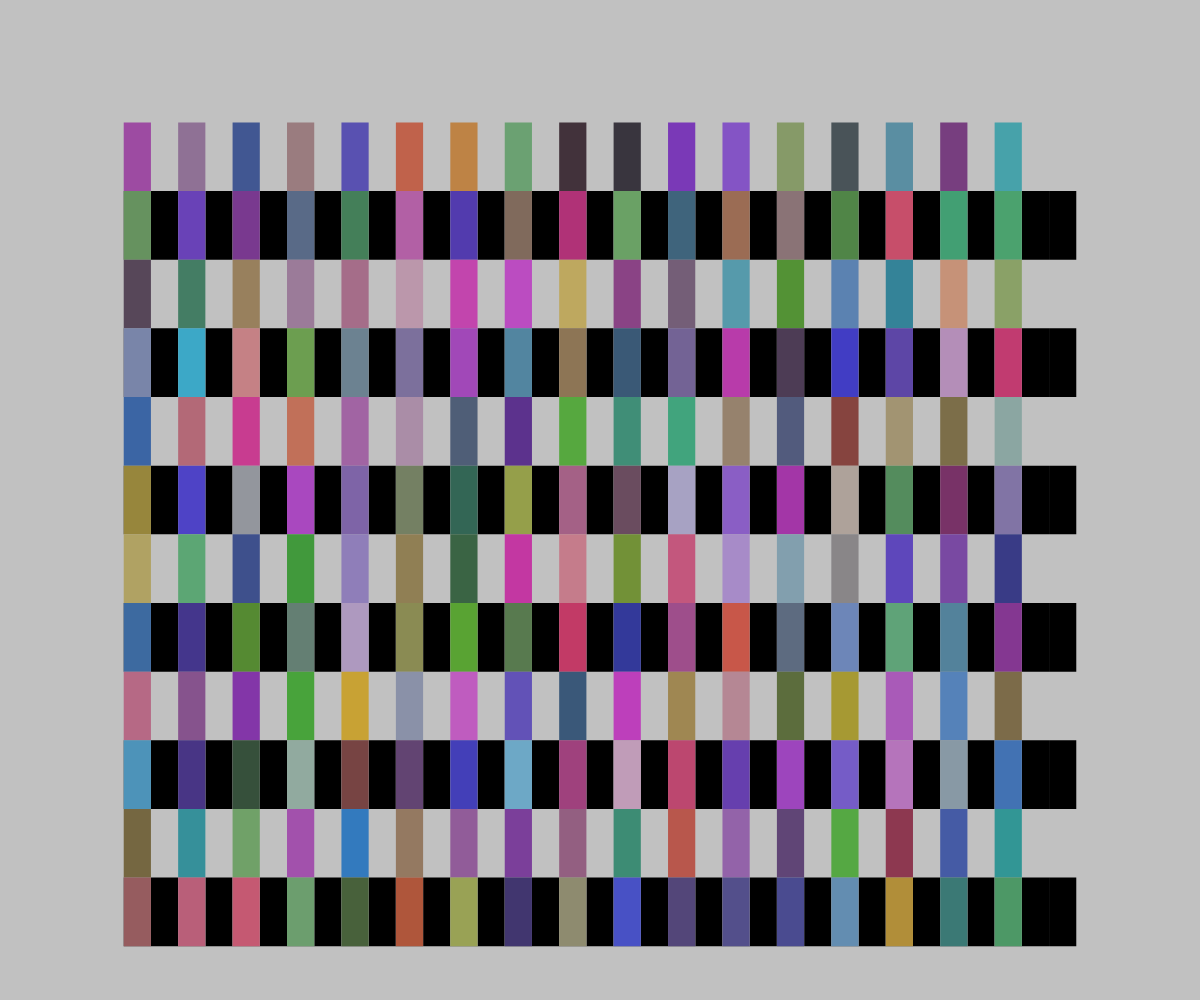
Frame 1 (no input)
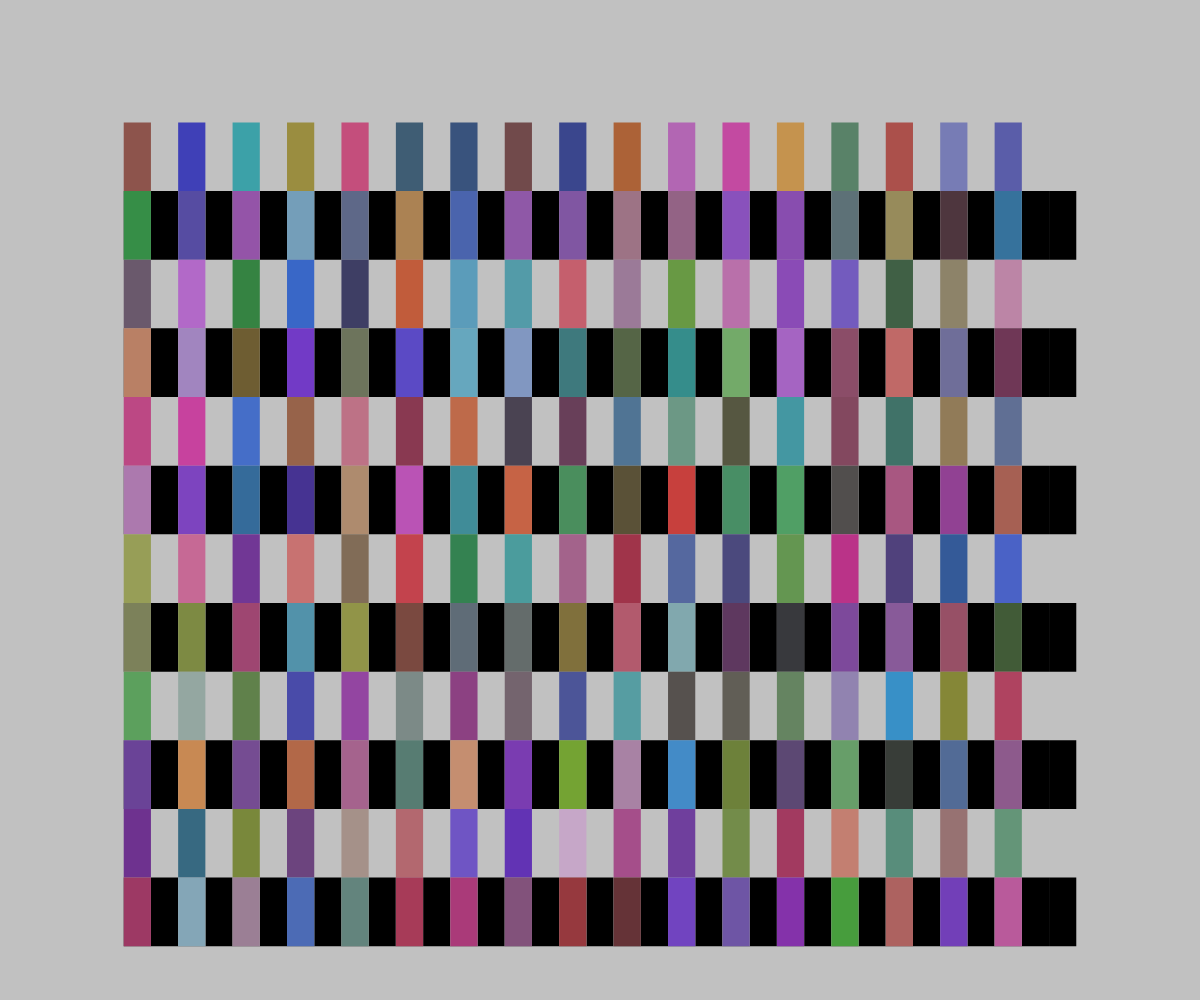
Frame 2 (the mouse pressed at the canvas centre, redrawn once)

The p5.js sketch that drew these frames (run headless with seeded random() and noise() and a simulated clock; the mouse was pressed at the canvas centre and the sketch redrawn once):

// p5.js sketch
// ── sketch.js
function setup() {
  createCanvas(windowWidth, windowHeight);
  noLoop();
}

function draw() {
  noStroke();
  background("#c1c1c1");
  // prima base rettangoli neri
  fill("black");
  // let hRect = (6.9 / 100) * windowHeight;
  // let wRect = (1.5/100)*windowWidth;
  let rowCount = 11;
  let colCount = 35;
  let wRect = (windowWidth - (10.31/100) * windowWidth * 2) / colCount;
  let hRect = (windowHeight - (12.24/100) * windowHeight * 2)/ rowCount;
  let xMargin = (10.31 / 100) * windowWidth;
  let yMargin = (12.24 / 100) * windowHeight;
  noStroke();

  // gap = wRect;
  // rect(100,100,wRect,hRect);

  let indexRow = 1;
  let indexCol = 0;
  for (let y = yMargin; y < windowHeight - yMargin; y += hRect) {
    for (let x = xMargin; x < windowWidth - xMargin; x += wRect) {
    if (indexRow % 2 == 0) {
      fill("black"); 
    } else if ((indexRow % 2 != 0) ){
      noFill();
    }
      rect(x, y, wRect, hRect);
    }
    indexRow++; 
    indexCol++
  }

  for (let x = xMargin; x < windowWidth - xMargin-wRect; x += wRect)  {
    for (let y = yMargin; y < windowHeight - yMargin; y += hRect) {
      
      if((indexCol%2==0)) {
        fill("#c1c1c1");
      } else if ((indexCol%2!=0)){
        noFill();
      } 
      rect(x, y, wRect, hRect);
    }
    indexCol++;
  }


  for (let x = xMargin; x < windowWidth - xMargin-2*wRect; x += wRect)  {
    for (let y = yMargin; y < windowHeight - yMargin; y += hRect) {
      
      if((indexCol%2==0)) {
        fill(random(50, 200), random(50, 170), random(50, 200));
      } else if (indexCol%2!=0){
        noFill();
      } 
      rect(x, y, wRect, hRect);
    }
    indexCol++;
  }



  


}

// ── assigment.js
function setup() {
    createCanvas(windowWidth, windowHeight);
    noLoop();
  }
  
  function fillRandom() {
    if (random(1) < 0.2) {
        fill("#c1c1c1");
    } 
    else if (random(1) < 0.05) {
        fill("black");
    }
    else {
        fill(random(50, 200), random(50, 150), random(50, 180));
    }
  }
  
  function draw() {
    background("#c1c1c1");
    noStroke();
    fill("black");
    
    let paddingX = 150;
    let paddingY = 100;
    let paddedWidth = windowWidth - paddingX * 2;
    let paddedHeight = windowHeight - paddingY * 2;
  
    let rowCount = 11;
    let rowHeight = paddedHeight / rowCount;
    
    let colCount = 35;
    let colWidth = paddedWidth / colCount;
    
    for (let row = 1; row < rowCount; row += 2) {
      rect(paddingX, paddingY + row * rowHeight, paddedWidth, rowHeight);
    }
    
    fill("#c1c1c1");
  
    function simple(col, row) {
      fillRandom();
      rect(paddingX + col * colWidth, paddingY + row * rowHeight, colWidth, rowHeight); 
    }
  
    function double(col, row) {
      fillRandom();
      rect(paddingX + col * colWidth, paddingY + row * rowHeight, colWidth, rowHeight); 
      
      fillRandom();
      
      let doubleStart = random(rowHeight / 3, (rowHeight / 3) * 2);
      let doubleHeight = random(rowHeight / 6, rowHeight / 3);
      rect(paddingX + col * colWidth, paddingY + row * rowHeight + doubleStart, colWidth, doubleHeight); 
    }
    
    function triple(col, row) {
      fillRandom();
      rect(paddingX + col * colWidth, paddingY + row * rowHeight, colWidth, rowHeight); 
      
      fillRandom();
      
      let doubleStart = random(rowHeight / 3, (rowHeight / 3) * 2);
      rect(paddingX + col * colWidth, paddingY + row * rowHeight + doubleStart, colWidth, rowHeight - doubleStart); 
      
      fillRandom();
      
      let tripleStart = random((rowHeight / 3) * 2, rowHeight);
      rect(paddingX + col * colWidth, paddingY + row * rowHeight + tripleStart, colWidth, rowHeight - tripleStart); 
    }
    
    function halfAndHalf(col, row) {
      fillRandom();
      rect(paddingX + col * colWidth + colWidth / 2 - 1, paddingY + row * rowHeight, colWidth / 2, rowHeight);
      fillRandom();
      rect(paddingX + col * colWidth, paddingY + row * rowHeight, colWidth / 2, rowHeight);
    }
    
    function quadSplitFullHeight(col, row) {
      let x = paddingX + col * colWidth;
      let y = paddingY + row * rowHeight;
      
      let splitHeight = 20;
      
      fillRandom();
      rect(paddingX + col * colWidth, paddingY + row * rowHeight, colWidth, rowHeight);
      
      fillRandom();
      
      quad(
        x, y,
        x + colWidth, y + rowHeight - splitHeight,
        x + colWidth, y + rowHeight,
        x, y + splitHeight
      );
    }
  
    function quadSplit(col, row) {
      let x = paddingX + col * colWidth;
      let y = paddingY + row * rowHeight;
      
      let splitHeight = 10;
      let splitStart = (rowHeight - splitHeight) / 2;
      // let splitStart = random(rowHeight / 3, (rowHeight / 3) * 2)
      
      let splitLeft, splitRight;
      if (random(1) < 0.5) {
        splitLeft = splitStart;
        splitRight = splitStart + splitHeight;
      } else {
        splitRight = splitStart;
        splitLeft = splitStart + splitHeight;
      }
      
      fillRandom();
      
      quad(
        x, y,
        x + colWidth, y,
        x + colWidth, y + splitRight,
        x, y + splitLeft
      );
      
      fillRandom();
      
      quad(
        x, y + splitLeft,
        x + colWidth, y + splitRight,
        x + colWidth, y + rowHeight,
        x, y + rowHeight,
      );
    }
    
    for (let col = 1; col < colCount; col += 2) {
      // Ultima colonna e' completamente bianca
      if (col == colCount - 2) {
        fill("#c1c1c1");
        rect(paddingX + col * colWidth, paddingY, colWidth, paddedHeight); 
        break
      }
      
      for (let row = 0; row < rowCount; row += 1) {
        random([
          simple,
          double,
          triple,
          halfAndHalf,
          quadSplit,
          quadSplitFullHeight,
        ])(col, row);
      }
    }
  }
  
// ── frieder_nake.js
// REFERENCE: https://www.tate.org.uk/art/artworks/nake-no-title-p80809
// no title, 1967, Frieder Nake

function setup() {
    createCanvas(windowWidth, windowHeight);
    noLoop();
    // dispongo i vari oggetti rispetto al loro centro
    rectMode(CENTER);
    angleMode(DEGREES);
}

function draw() {
    background("#e8e6e4");
    noStroke();

    let count = 14; // N Righe == N colonne

    // misure opera originale
    let testContentSize = 880;
    let testMarginSize = 260;
    let testStrokeSize = 9;
    // per ottenere le proporzioni indipendenti dal num di px
    // calcolo l'aspect ratio (larghezza / altezza):
    let marginContentRatio = testMarginSize / testContentSize;
    let strokeToContentRatio = testStrokeSize / testContentSize;

    // min(windowWidth, windowHeight) = (contentSize) + (contentSize * marginContentRatio * 2)
    let contentSize = min(windowWidth, windowHeight) / (marginContentRatio * 2 + 1);
    // unitSize = dimensione dell'unità della griglia di 14x14 (quadrato --> dimensione unica)
    let unitSize = contentSize / count;
    let marginX = (windowWidth - contentSize) / 2;
    let marginY = (windowHeight - contentSize) / 2;

    push();
    // rectMode(CENTER);
    // calcolo le coordinate del centro della prima riga e colonna e imposto lì l'origine del disegno
    let centerX = marginX + unitSize / 2;
    let centerY = marginY + unitSize / 2;
    translate(centerX, centerY);


    //  aggiungo l'opoacità direttamente nel codice colore
    let red = color(216, 81, 40, 180);
    let orange = color(217, 125, 19, 190);

    let yellow = color(236, 216, 27, 160);
    let gray = color(178, 178, 178, 150);

    // voglio rendere lo stroke degli elementi proporzionale alla dimensione del contenuto
    let strokeSize = contentSize * strokeToContentRatio;
    strokeWeight(strokeSize);
    noFill();

    for (let row = 0; row < count; row++) {
        for (let col = 0; col < count; col++) {
            // isSquare(col,row): per definire la parte dove disegnare gli elementi 
            if (isSquare(col, row)) {
                // in centro alla figura
                if (row >= -col + 6 && row < -col + 21) {
                    // N rossi (23/54 -> 42.6%) 
                    // N arancioni (17/54 -> 31.5%) 
                    //  N gialli (12/54 -> 22.2%) 
                    //  N grigi (2/54 -> 3.7%)
                    let choice = random();
                    if (choice < 0.426) {
                        stroke(red);
                    } else if (choice < (0.741)) {
                        stroke(orange);
                    } else if (choice < 0.963) {
                        stroke(yellow);
                    } else {
                        stroke(gray);
                    }
                } else {
                    // nei due vertici (in alto dx e in basso sx)
                    // N rossi (15/30 -> 50%)
                    // N arancio (13/30 ->43.3%)
                    //  N giallin (2/30 -> 6.7%)
                    let choice = random();
                    if (choice < 0.50) {
                        stroke(red);
                    } else if (choice < (0.433 + 0.5)) {
                        stroke(orange);
                    } else {
                        stroke(yellow);
                    }
                }
                // drawSquare(col, row, unitSize);
                drawSquare(col, row, unitSize, contentSize, marginX, marginY)
            }
        }
    }

    pop();

    // margini:
    fill("#e8e6e4");
    noStroke();

    rectMode(CORNER);
    rect(0, 0, marginX, windowHeight);
    rect(contentSize + marginX, 0, marginX, windowHeight);
    rect(0, 0, windowWidth, marginY);
    rect(0, conVtentSize + marginY, windowWidth, marginY);
}

// funzione che mi permette di verificare se la posizione degli elementi rientra nelle condizioni dell'opera
function isSquare(col, row) {
    // y = mx + q
    // m = 1:
    // row > col + q
    if (row >= col + 6) {
        // se rientra nella condizione
        // ritorna falso 
        return false;
    }
    if (row <= col - 6) {
        return false;
    }
    if (row >= -col + 6 && row < -col + 22) {
        // fascio di rette parallele pari:
        // row = col + q dove q deve essere pari
        if ((row - col) % 2 == 0) {
            return false;
        }
    }
    return true;
}

// semplice con rect
// function drawSquare(col, row, unitSize) {
//     // calcolo in che posizione sono (i-esima colonna, j-esima riga) 
//     let unitX = col * unitSize;
//     let unitY = row * unitSize;
//     // dimensione randomica dei quadrati
//     let squareSize = random(unitSize * 0.8, unitSize * 0.9);
//     // curvatura angolo del 5% rispetto alla dimensione
//     let radius = squareSize * 0.05;

//     push();

//     //traslo il centro degli oggetti  
//     translate(unitX, unitY);
//     let angle = random(0, 360);
//     rotate(angle);

//     rect(0, 0, squareSize, squareSize, radius);
//     // punto visibile - vertice in alto/dx
//     point(squareSize / 2, squareSize / 2);

//     pop();
// }

function drawSquare(col, row, unitSize, contentSize, marginX, marginY) {
    push();
  
    // vertice in alto a sinistra dell'unita
    let unitX = col * unitSize;
    let unitY = row * unitSize;
    
    let squareSize = random(unitSize * 0.8, unitSize * 0.9);
    // let squareSize = unitSize;
    let unitCenter = unitSize / 2;
  
    //traslo rispetto alla posizione della griglia
    translate(unitX, unitY);
    let angle = random(0, 360);
    rotate(angle);
    translate(-unitCenter, -unitCenter);
    
    
    let halfSize = squareSize / 2;
    let a = unitCenter - halfSize;
    let b = a + squareSize;
    
    let points = [[a, a], [a, b], [b, b], [b, a]];
    for (let i = 0; i < points.length; i++) {
      let start = points[i];
      let end = points[i == points.length - 1 ? 0 : i + 1];
      
      line(start[0], start[1], end[0], end[1]);
    }
    // for (let i = 0; i < points.length; i++) {
    //     let start = points[i];
    //     let end = points[i == points.length - 1 ? 0 : i + 1];
        
    //     if (isInsideMargins(start[0], start[1]) && 
    //         isInsideMargins(end[0], end[1])) {
    //       line(start[0], start[1], end[0], end[1]);
    //     }
    //   }
    pop();
  }

  function isInsideMargins(x, y) {
    if ((x>marginX+contentSize && x<marginX)|(y<marginY && y>marginY+contentSize)){
    }
  }



// ── frieder_nake_update.js
// REFERENCE: https://www.tate.org.uk/art/artworks/nake-no-title-p80809
// no title, 1967, Frieder Nake

function setup() {
    createCanvas(windowWidth, windowHeight);
    noLoop();

    angleMode(DEGREES);
}

let count = 14; // N Righe == N colonne

function draw() {
    noStroke();
    background("#e8e6e4");

    // misure originali
    let testContentSize = 880;
    let testMarginSize = 260;
    let testStrokeSize = 9;
    let marginContentRatio = testMarginSize / testContentSize;
    let strokeToContentRatio = testStrokeSize / testContentSize;

    // min(windowWidth, windowHeight) = (contentSize) + (contentSize * marginContentRatio * 2)
    let contentSize = min(windowWidth, windowHeight) / (marginContentRatio * 2 + 1);
    let unitSize = contentSize / count;
    let marginX = (windowWidth - contentSize) / 2;
    let marginY = (windowHeight - contentSize) / 2;

    let strokeSize = contentSize * strokeToContentRatio;

    push();

    let centerX = marginX + unitSize / 2;
    let centerY = marginY + unitSize / 2;
    translate(centerX, centerY);

    noFill();

    strokeWeight(strokeSize);
  
    let red = color(216, 81, 40, 180);
    let orange = color(217, 125, 19, 190);
    let yellow = color(236, 216, 27, 160);
    let gray = color(178, 178, 178, 150);
    
    for (let row = 0; row < count; row++) {
        for (let col = 0; col < count; col++) {
            // isSquare(col,row): per definire la parte dove disegnare gli elementi 
            if (isSquare(col, row)) {
                // in centro alla figura
                if (row >= -col + 6 && row < -col + 21) {
                    // N rossi (23/54 -> 42.6%) 
                    // N arancioni (17/54 -> 31.5%) 
                    //  N gialli (12/54 -> 22.2%) 
                    //  N grigi (2/54 -> 3.7%)
                    let choice = random();
                    if (choice < 0.426) {
                        stroke(red);
                    } else if (choice < (0.741)) {
                        stroke(orange);
                    } else if (choice < 0.963) {
                        stroke(yellow);
                    } else {
                        stroke(gray);
                    }
                } else {
                    // nei due vertici (in alto dx e in basso sx)
                    // N rossi (15/30 -> 50%)
                    // N arancio (13/30 ->43.3%)
                    //  N giallin (2/30 -> 6.7%)
                    let choice = random();
                    if (choice < 0.50) {
                        stroke(red);
                    } else if (choice < (0.433 + 0.5)) {
                        stroke(orange);
                    } else {
                        stroke(yellow);
                    }
                }
                // drawSquare(col, row, unitSize);
                drawSquare(col, row, unitSize, contentSize, marginX, marginY)
            }
        }
    }

    pop();
  
    // Per i margini:
    // fill("#ff000044");
    // rect(0, 0, marginX, windowHeight);
    // rect(0, 0, windowWidth, marginY);
    // rect(0, windowHeight, windowWidth, -marginY);
    // rect(windowWidth, 0, -marginX, windowHeight);
}

function isSquare(col, row) {
    // y = mx + q
    // row > col + q

    if (row >= col + 6) {
        // Salta la parte dopo e continua il ciclo.
        return false;
    }

    if (row <= col - 6) {
        return false;
    }

    if (row >= -col + 6 && row < -col + 22) {
        // Fascio di rette parallele pari:
        // row = col + q dove q deve essere pari
        if ((row - col) % 2 == 0) {
            return false;
        }
    }

    return true;
}


function drawSquare(col, row, unitSize, color) {
    let unitX = col * unitSize;
    let unitY = row * unitSize;

    let squareSize = random(unitSize * 0.8, unitSize * 0.9);
    let radius = squareSize * 0.05;
  
    let unitCenter = unitSize / 2;

    push();
  
    translate(unitX, unitY);
    
    let halfSize = squareSize / 2;
    let a = -halfSize;
    let b = a + squareSize;
  
    let angle = random(0, 360);
  
    let points = [[a, a], [a, b], [b, b], [b, a]];
    for (let i = 0; i < points.length; i++) {
      let start = points[i];
      let end = points[i == points.length - 1 ? 0 : i + 1];
      
      let x1 = start[0] * cos(angle) - start[1] * sin(angle);
      let y1 = start[0] * sin(angle) + start[1] * cos(angle);
      let x2 = end[0] * cos(angle) - end[1] * sin(angle);
      let y2 = end[0] * sin(angle) + end[1] * cos(angle);
      
      // Se x1 è fuori dal margine sinistro trovo un punto sulla retta x1y1 x2y2 che sia sul margine
      if (unitX + halfSize + x1 < 0) {
        let x = -unitX - halfSize;
        let y = (x - x1) / (x2 - x1) * (y2 - y1) + y1;
        x1 = x
        y1 = y
        point(x, y);
      }
    
      // Se x2 è fuori dal margine sinistro trovo un punto sulla retta x1y1 x2y2 che sia sul margine
      if (unitX + halfSize + x2 < 0) {
        let x = -unitX - halfSize;
        let y = (x - x1) / (x2 - x1) * (y2 - y1) + y1;
        x2 = x
        y2 = y
        point(x, y);
      } 
      
      // Se y1 è fuori dal margine superiore trovo un punto sulla retta x1y1 x2y2 che sia sul margine
      if (unitY + halfSize + y1 < 0) {
        let y = -unitY - halfSize;
        let x = (y - y1) / (y2 - y1) * (x2 - x1) + x1;
        x1 = x
        y1 = y
        point(x, y);
      }
      
      // Se y2 è fuori dal margine superiore trovo un punto sulla retta x1y1 x2y2 che sia sul margine
      if (unitY + halfSize + y2 < 0) {
        let y = -unitY - halfSize;
        let x = (y - y1) / (y2 - y1) * (x2 - x1) + x1;
        x2 = x
        y2 = y
        point(x, y);
      } 
      
      // Se x1 è fuori dal margine destro trovo un punto sulla retta x1y1 x2y2 che sia sul margine
      if (unitX + halfSize + x1 > unitSize * count) {
        let x = -unitX - halfSize + unitSize * count;
        let y = (x - x1) / (x2 - x1) * (y2 - y1) + y1;
        x1 = x
        y1 = y
        point(x, y);
      }
      
      // Se x2 è fuori dal margine destro trovo un punto sulla retta x1y1 x2y2 che sia sul margine
      if (unitX + halfSize + x2 > unitSize * count) {
        let x = -unitX - halfSize + unitSize * count;
        let y = (x - x1) / (x2 - x1) * (y2 - y1) + y1;
        x2 = x
        y2 = y
        point(x, y);
      }
            
      // Se y1 è fuori dal margine inferiore trovo un punto sulla retta x1y1 x2y2 che sia sul margine
      if (unitY + halfSize + y1 > unitSize * count) {
        let y = -unitY - halfSize + unitSize * count;
        let x = (y - y1) / (y2 - y1) * (x2 - x1) + x1;
        x1 = x
        y1 = y
        point(x, y);
      }
      
      // Se y2 è fuori dal margine inferiore trovo un punto sulla retta x1y1 x2y2 che sia sul margine
      if (unitY + halfSize + y2 > unitSize * count) {
        let y = -unitY - halfSize + unitSize * count;
        let x = (y - y1) / (y2 - y1) * (x2 - x1) + x1;
        x2 = x
        y2 = y
        point(x, y);
      } 
      
      line(x1, y1, x2, y2);
    }

    pop();
}

// ── sketch-2.js
function setup() {
    createCanvas(windowWidth, windowHeight);
    noLoop();
}

function draw() {
    noStroke();
    background("#c1c1c1");
    // prima base rettangoli neri
    fill("black");
    // let hRect = (6.9 / 100) * windowHeight;
    // let wRect = (1.5/100)*windowWidth;
    let paddingX = 150;
    let paddingY = 100;
    let paddedWidth = windowWidth - paddingX * 2;
    let paddedHeight = windowHeight - paddingY * 2;
  
    let rowCount = 11;
    let rowHeight = paddedHeight / rowCount;
    
    let colCount = 35;
    let colWidth = paddedWidth / colCount;
    
    for (let row = 1; row < rowCount; row += 2) {
      rect(paddingX, paddingY + row * rowHeight, paddedWidth, rowHeight);
    }

}

// ── vera_molnar.js
// reference https://spalterdigital.com/artworks/quatre-quarts-rd-four-quarters-rd/
// TITOLO: Quatre – Quarts – RD (Four Quarters – RD
// ARTISTA: Vera Molnar
// DATA: 2012

function setup() {
    createCanvas(windowWidth, windowHeight);
    noLoop();
    angleMode(DEGREES)
}

function draw() {
    background("white");
    noStroke();
    
    fill("yellow")
    rect(windowWidth / 2, windowHeight / 2, windowWidth / 2, windowHeight / 2)
    fill("green")
    rect(0, windowHeight / 2, windowWidth / 2, windowHeight / 2)
    // primo quadrante:
    let firstLineSize = 13.5;
    let distance = 17.5;
    for (let x = 0; x < windowWidth / 2+ distance/2; x +=distance) {
        for (let y = 0; y < windowHeight / 2; y += distance) {
            stroke("green");
            drawSmallRect(x, y, firstLineSize);
        }
    }
    let secondLineSize = 27;
    let secondDistance = 18;
    for (let x = windowWidth / 2 + distance; x < windowWidth; x +=secondDistance) {
        for (let y = 0; y < windowHeight / 2; y += distance) {
            stroke("red")
            drawSmallRect(x, y, secondLineSize);
        }
    }
}

function drawSmallRect(xPos, yPos, size) {
    push()
    translate(xPos, yPos)
    
    let xOneRect = -size/2;
    let yOneRect = 0;
    let xTwoRect = +size/2;
    let yTwoRect = 0;

    let angle = random(0, 360)
    rotate(angle);
    strokeWeight(2);
    line(xOneRect, yOneRect, xTwoRect, yTwoRect)
    pop()
}
// ── yaacov_agam.js
// REFERENCE: https://www.mutualart.com/Artwork/HOMMAGE-A-G-B-/81B1FB12F37935C9
// HOMMAGE a G.B. - Yaacov Agam, 1973
function setup() {
  createCanvas(windowWidth, windowHeight);
  noLoop();
}

function draw() {
  noStroke();
  background("#eceae6");

  let rowCount = 11;
  let colCount = 35;

  // ---valori calcolati su l'opera grande 1483x1080px---
  // singolo elemento rettangolare:
  let testUnitWidth = 33;
  let testUnitHeight = 68;
  // rettangolo più chiaro sotto:
  let testPaddingWidth = 15.5;
  let testPaddingHeight = 15.5;
  // margini:
  let testMarginWidth = 164;
  let testMarginHeight = 164;
  // per ottenere le proporzioni indipendenti dal n di px
  // calcolo l'aspect ratio (larghezza / altezza):
  let unitRatio = testUnitWidth / testUnitHeight;
  // margineX = Nvolte la larghezza del singolo elemento;
  let marginWidthRatio = testMarginWidth / testUnitWidth;
  // margineY = Mvolte l'altezza del singolo elemento;
  let marginHeightRatio = testMarginHeight / testUnitHeight; 
  // faccio lo stesso per il rettangolo piu chiaro sottostante:
  let paddingWidthRatio = testPaddingWidth / testUnitWidth;
  let paddingHeightRatio = testPaddingHeight / testUnitHeight;
  

  // voglio rendere l'opera "responsive"
  // al variare della dimensione dello schermo l'opera si deve adattare 
  // mantenendo le proporzioni originali
  // --> trovare le dimensioni del singolo elemento al variare degli altri parametri
  // creo le variabili che mi servono per la condizione seguente:
  let unitHeight = 0; 
  let unitWidth = 0;
  if (windowWidth >= windowHeight) {
    // larghezza finetstra > altezza finestra
    // windowHeight = (unitHeight * marginHeightRatio * 2) + (unitHeight * rowCount);
    unitHeight = windowHeight / (marginHeightRatio * 2 + rowCount);
    unitWidth = unitHeight * unitRatio;
  } else {
    // larghezza finetstra < altezza finestra
    // windowWidth = (unitWidth * marginWidthRatio * 2) + (unitWidth * colCount);
    unitWidth = windowWidth / (marginWidthRatio * 2 + colCount);
    unitHeight = unitWidth / unitRatio;
  }
  // content = insieme di tutte le righe e colonne 
  // griglia dell'elemento rettangolare:
  let contentWidth = unitWidth * colCount;
  let contentHeight = unitHeight * rowCount;

  // margini del rettangolo più chiaro sotto:
  // paddingX = Nvolte la larghezza del singolo elemento;
  let paddingWidth = unitWidth * paddingWidthRatio;
  // paddingY = Mvolte l'altezza del singolo elemento;
  let paddingHeight = unitHeight * paddingHeightRatio;

  // content (griglia) + padding del rettangolo chiaro sotto:
  let contentWithPaddingWidth = contentWidth + paddingWidth * 2;
  let contentWithPaddingHeight = contentHeight + paddingHeight * 2;

  // calcolo il dimensioni margine esterno al contenuto:
  let marginWidth = (windowWidth - contentWithPaddingWidth) / 2;
  let marginHeight = (windowHeight - contentWithPaddingHeight) / 2;

  push();
  // traslo l'origine del draw rispetto al margine
  translate(marginWidth, marginHeight);

  // rettangolo chiaro sotto:
  fill("#f1f1e6");
  rect(0, 0, contentWithPaddingWidth, contentWithPaddingHeight)

  // traslo l'origine del draw rispetto al margine + padding
  translate(paddingWidth, paddingHeight);
  
  // righe nere dispari:
  for (let row = 1; row < rowCount; row += 2) {
    fill("#2b2b2d");
    rect(0, row * unitHeight, contentWidth, unitHeight);
  }
  // colonne colorate dispari:
  for (let col = 1; col < colCount; col += 2) {
    if (col < colCount - 2) {
      for (let row = 0; row < rowCount; row++) {
        push();
        // traslo l'origine rispetto alla colonna e riga relativa
        translate(col * unitWidth, row * unitHeight);
        // inserisco le forme randomiche 
        // random([
        //   simpleRect,
        //   doubleRect,
        //   tripleRect,
        //   halfAndHalfRect,
        //   quadSplit,
        //   trapezoid,
        // ])(unitWidth, unitHeight);
        trapezoid(unitWidth, unitHeight);

        pop();
      }
    } else {
      fill("#f1f1e6");
      rect(col * unitWidth, 0, unitWidth, contentHeight);
    }
  }

  pop();
}
// funzionne
function fillRandom() {
  if (random(1) < 0.2) fill("#f1f1e6");
  else if (random(1) < 0.05) fill("#2b2b2d");
  else fill(random(50, 220), random(50, 220), random(50, 220));
}

function simpleRect(width, height) {
  fillRandom();
  rect(0, 0, width, height); 
}


function doubleRect(width, height) {
  fillRandom();
  rect(0, 0, width, height); 
  fillRandom();
  // rettangolino piu piccolo varia sia di posizione della y sia di altezza:
  let doubleStart = random(height / 2, (height / 3)* 2);
  let doubleHeight = random(height / 6, height / 3);
  rect(0, doubleStart, width, doubleHeight); 
}


function tripleRect(width, height) {
  fillRandom();
  rect(0, 0, width, height); 
  fillRandom();
  let doubleStart = random(height / 2, (height / 3) *2);
  rect(0, doubleStart, width, height - doubleStart); 
  fillRandom();
  let tripleStart = random((height / 3) *2, height);
  rect(0, tripleStart, width, height - tripleStart); 
}

function halfAndHalfRect(width, height) {
  fillRandom();
  rect(width / 2, 0, width / 2, height);
  fillRandom();
  rect(0, 0, width / 2, height);
}

function quadSplit(width, height) {
  let splitHeight = height * 0.4;
  fillRandom();
  rect(0, 0, width, height);
  fillRandom();
  // 4 vertici:
  quad(
    0, 0,
    width, height - splitHeight,
    width, height,
    0, splitHeight
  );
}

function trapezoid(width, height) {
  let splitHeight = 10;
  let splitStart = (height - splitHeight) / 2 - floor(random(0,2));
  let splitLeft, splitRight;
  if (random(1) < 0.5) {
    splitLeft = splitStart;
    splitRight = splitStart + splitHeight;
  } else {
    splitRight = splitStart;
    splitLeft = splitStart + splitHeight;
  }
  fillRandom();
  quad(
    0, 0,
    width, 0,
    width, splitRight,
    0, splitLeft
  );
  fillRandom();
  quad(
    0, splitLeft,
    width, splitRight,
    width, height,
    0, height,
  );
}
